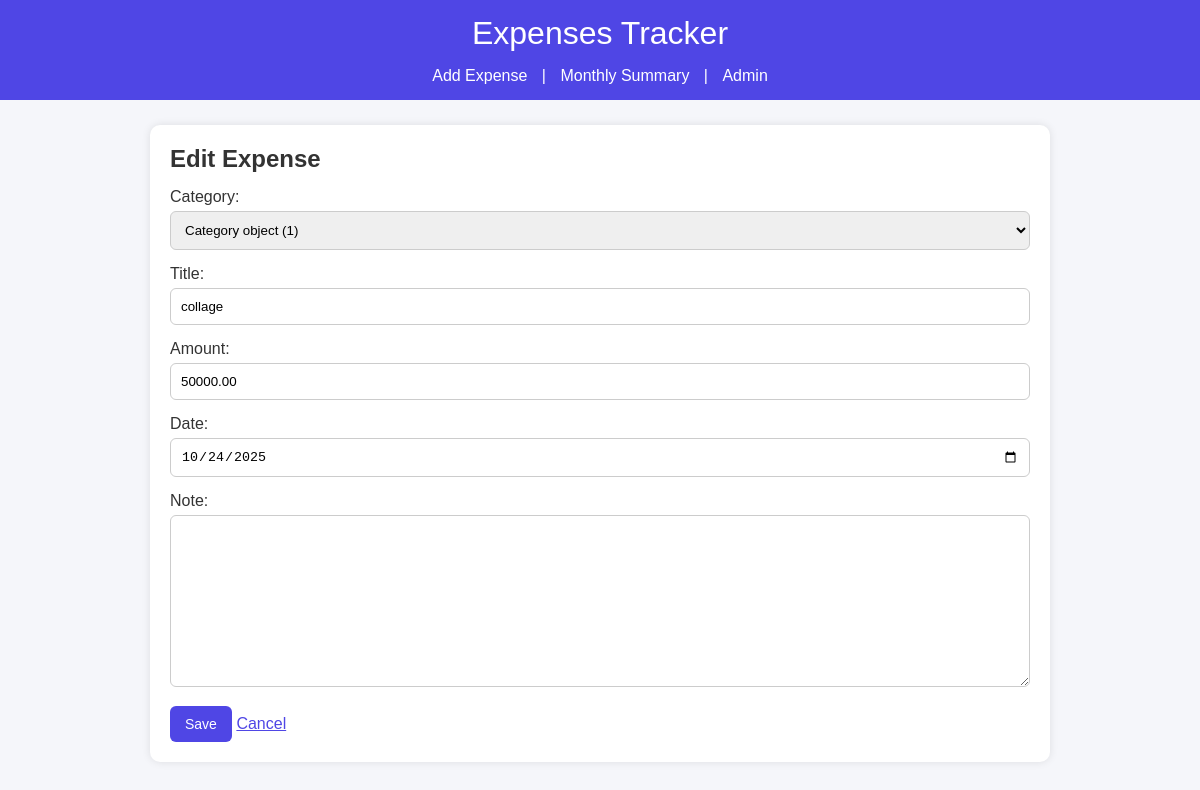
Page /expense/2/edit/ on the committed database.
### tracker_app/models.py (models this page shows, shortened)
class Expense(models.Model):
    category = models.ForeignKey(Category, on_delete=models.CASCADE, related_name='expenses')
    title = models.CharField(max_length=200)
    amount = models.DecimalField(max_digits=10, decimal_places=2)
    date = models.DateField()
    note = models.TextField(blank=True, null=True)

### tracker_app/views.py (the view)
# urls.py: path('expense/<int:pk>/edit/', views.expense_update, name='expense_edit'),
def expense_update(request, pk):
    expense = get_object_or_404(Expense, pk=pk)
    if request.method == 'POST':
        form = ExpenseForm(request.POST, instance=expense)
        if form.is_valid():
            form.save()
            return redirect('tracker_app:expense_list')
    else:
        form = ExpenseForm(instance=expense)
    return render(request, 'tracker_app/expense_form.html', {'form': form, 'title': 'Edit Expense'})

### tracker_app/forms.py
class ExpenseForm(forms.ModelForm):
    class Meta:
        model = Expense
        fields = ['category', 'title', 'amount', 'date', 'note']
        widgets = {
            'date': forms.DateInput(attrs={'type': 'date'}),
        }

### tracker_app/templates/tracker_app/expense_form.html (shortened to what this page needs)
{% extends "tracker_app/base.html" %}
{% block content %}
<h2>{{ title }}</h2>
<form method="POST">
    {{ form.as_p }}
    <button type="submit">Save</button>
    <a href="{% url 'tracker_app:expense_list' %}">Cancel</a>
</form>
{% endblock %}

### tracker_app/static/tracker_app/css/styles.css (style rules this page uses)
* { margin: 0; padding: 0; box-sizing: border-box; }
body { font-family: Arial, sans-serif; background: #f5f6fa; color: #333; padding-bottom: 40px; }
button, .btn { background: #4f46e5; color: white; border: none; padding: 10px 15px; border-radius: 6px; cursor: pointer; font-size: 14px; }
a { color: #4f46e5; font-weight: 500; }
h1, h2 { margin-bottom: 15px; }
form { margin-top: 15px; }
form input, form select, form textarea { width: 100%; padding: 10px; margin-top: 5px; margin-bottom: 15px; border-radius: 6px; border: 1px solid #ccc; }
form button { width: auto; }

### rows in the picture
Expense: category "Category object (1)", title "collage", amount "50000.00", date "10/24/2025"

### other values in the picture
{{ title }} "Edit Expense"
